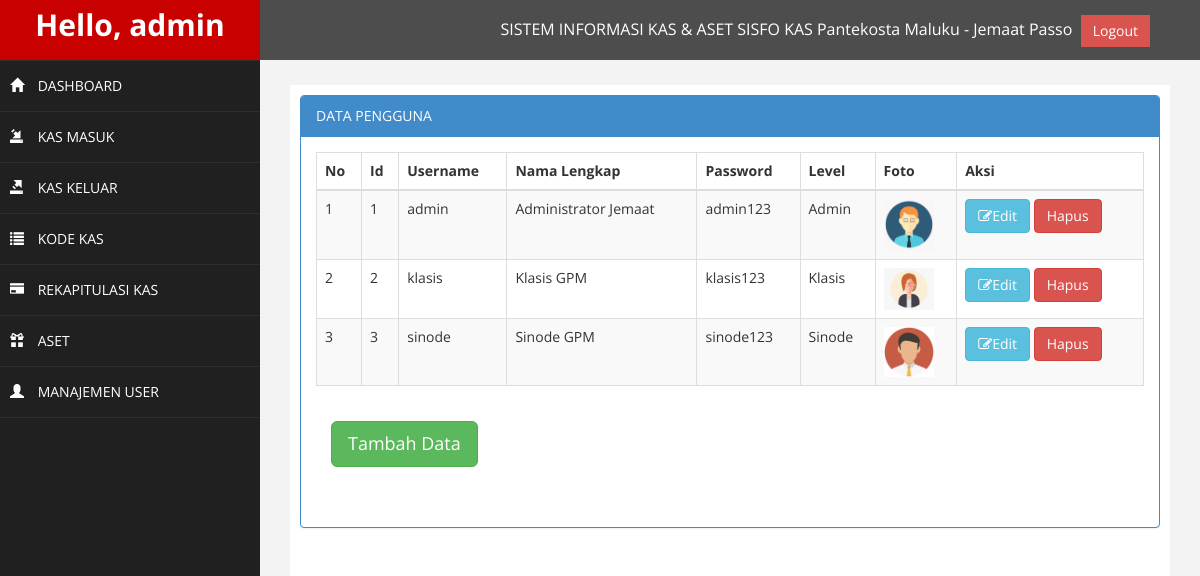
The app's page /halaman_admin.php?page=user (signed in) with its own data.
### tables this page shows
CREATE TABLE `tuser` (
  `id` int(11) NOT NULL,
  `username` varchar(20) NOT NULL,
  `nama_lengkap` varchar(100) NOT NULL,
  `password` varchar(255) NOT NULL,
  `level` enum('Admin','Klasis','Sinode','') NOT NULL,
  `foto` varchar(255) NOT NULL
);

### page/user/user.php (the view, shortened to what this page needs)
<div class="row">
                <div class="col-md-12">
                    <div class="panel panel-primary">
                        <div class="panel-heading">
                             DATA PENGGUNA
                        </div>
                        <div class="panel-body">
                            <div class="table-responsive">
                                <table class="table table-striped table-bordered table-hover" id="dataTables-example">
                                    <thead>
                                        <tr>
                                            <th>No</th>
                                            <th>Id</th>
                                            <th>Username</th>
                                            <th>Nama Lengkap</th>
                                            <th>Password</th>
                                            <th>Level</th>
                                            <th>Foto</th>
                                            <th>Aksi</th>
                                        </tr>
                                    </thead>
                                    <tbody>
                                        <?php
                                        $no = 1;
                                        $sql = $koneksi-> query("select * from tuser");
                                        while ($data=$sql-> fetch_assoc()){
                                        ?>
                                        <tr class="odd gradeX">
                                            <td><?php echo $no++ ?></td>
                                            <td><?php echo $data['id']; ?></td>
                                            <td><?php echo $data['username']; ?></td>
                                            <td><?php echo $data['nama_lengkap']; ?></td>
                                            <td><?php echo $data['password']; ?></td>
                                            <td><?php echo $data['level']; ?></td>
                                            <td><img src="images/<?php echo $data['foto'] ?>" width="50" heigth="50" alt=""></td>
                                            <td>
                                                <a id="edit_data" data-toggle="modal" data-target="#edit" data-id="<?php echo $data['id'] ?>" data-username="<?php echo $data['username'] ?>" data-nama_lengkap="<?php echo $data['nama_lengkap'] ?>"data-password="<?php echo $data['password'] ?>" data-level="<?php echo $data['level'] ?>" data-foto="<?php echo $data['foto'] ?>" class="btn btn-info"><i class="fa fa-edit"></i>Edit</a>
                                                <a onclick="return confirm('Yakin Akan Menghapus Data Ini....????')" href="?page=user&aksi=hapus&id= <?php echo $data['id']; ?>" class="btn btn-danger"><i class="fa fa-trash"></i>Hapus</a>
                                            </td>
                                        </tr>
                                        <?php
                                            }
                                        ?>
                                    </tbody>
                                </table>
                            </div>
                        <div class="panel-body">
                            <button class="btn btn-success btn-lg" data-toggle="modal" data-target="#myModal">
                              Tambah Data
                            </button>
                      <div class="panel-body">
                    </div>
                </div>
</div>

### halaman_admin.php (shortened to what this page needs)
<?PHP
    $koneksi = new mysqli("localhost","root","","kas");
?>
<!DOCTYPE html>
<html xmlns="http://www.w3.org/1999/xhtml">
<head>
    <link href="assets/css/bootstrap.css" rel="stylesheet" />
    <link href="assets/css/font-awesome.css" rel="stylesheet" />
    <link href="assets/css/custom.css" rel="stylesheet" />
</head>
<body>
    <div id="wrapper">
        <nav class="navbar navbar-default navbar-cls-top " role="navigation" style="margin-bottom: 0">
            <div class="navbar-header">
                <a class="navbar-brand" href="halaman_admin.php">Hello, <b><?= $_SESSION['username'] ?></b></a>
            </div>
  <div style="color: white;
padding: 15px 50px 5px 50px;
float: right;
font-size: 16px;"> SISTEM INFORMASI KAS & ASET SISFO KAS Pantekosta Maluku - Jemaat Passo&nbsp;
<a href="logout.php" class="btn btn-danger square-btn-adjust">Logout</a> </div>
        </nav>
                <nav class="navbar-default navbar-side" role="navigation">
            <div class="sidebar-collapse">
                <ul class="nav" id="main-menu">
                    <li>
                        <a  href="halaman_admin.php"><i class="glyphicon glyphicon-home"></i> DASHBOARD</a>
                    </li>
                    <li>
                        <a  href="?page=masuk"><i class="glyphicon glyphicon-import"></i> KAS MASUK</a>
                    </li>
                    <li>
                        <a  href="?page=keluar"><i class="glyphicon glyphicon-export"></i> KAS KELUAR</a>
                    </li>
                    <li>
                        <a  href="?page=kode_kas"><i class="glyphicon glyphicon-list"></i> KODE KAS</a>
                    </li>
                    <li>
                        <a  href="?page=rekap"><i class="glyphicon glyphicon-credit-card"></i> REKAPITULASI KAS</a>
                    </li>
                    <li>
                        <a  href="?page=aset"><i class="glyphicon glyphicon-gift"></i> ASET</a>
                    </li>
                    <li>
                        <a  href="?page=user"><i class="glyphicon glyphicon-user"></i> MANAJEMEN USER</a>
                    </li>
                </ul>
            </div>
        </nav>
        <div id="page-wrapper" >
            <div id="page-inner">
                <div class="row">
                    <div class="col-md-12">
                        <?php
                            $page = $_GET['page'];
                            $aksi = $_GET['aksi'];
                            if ($page == "masuk"){
                                if ($aksi == "") {
                                    include "page/kas_masuk/masuk.php";
                                }
                                if ($aksi == "hapus") {
                                    include "page/kas_masuk/hapus.php";
                                }
                            }
                            elseif ($page == "rekap"){
                                if ($aksi == "") {
                                    include "page/rekap/rekap.php";
                                }
                            }elseif ($page == "user"){
                                if ($aksi == "") {
                                    include "page/user/user.php";
                                }
                            }elseif ($page == ""){
                                    include "home.php";
                            }
                        ?>
                    </div>
                </div>
    </div>
            </div>
        </div>
</body>
</html>

### assets/css/custom.css (style rules this page uses)
body { font-family: 'Open Sans', sans-serif; }
#wrapper { width: 100%; background:#202020; }
#page-wrapper { padding: 15px 15px; min-height: 600px; background:#F3F3F3; }
#page-inner { width:100%; margin:10px 20px 10px 0px; background-color:#fff!important; padding:10px; min-height:1200px; }
.square-btn-adjust { border: 0px solid transparent; -webkit-border-radius: 0px; -moz-border-radius: 0px; border-radius: 0px; }
.navbar-cls-top .navbar-brand { color: #fff; background: #C90000; width: 260px; text-align: center; height: 60px; font-size: 30px; font-weight: 700; }
.sidebar-collapse , .sidebar-collapse .nav { background:none; }
.sidebar-collapse .nav { padding:0; }
.sidebar-collapse .nav > li > a { color:#fff; background:#202020; text-shadow:none; }
.sidebar-collapse > .nav > li > a { padding:15px 10px; }
.sidebar-collapse > .nav > li { border-bottom: 1px solid rgba(107, 108, 109, 0.19); }
.navbar-side { border:none; background-color: #202020; }
.navbar-cls-top { background:#4D4D4D; border-bottom:none; }
.navbar-default { border:0px solid black; }
.navbar-header { background: #A70303; }
.nav > li > a > i { margin-right:10px; }
@media (min-width:768px) { #page-wrapper { margin: 0 0 0 260px; padding: 15px 30px; min-height: 1200px; } }
@media (min-width:768px) { .navbar-side { z-index: 1; position: absolute; width: 260px; } }
@media (min-width:768px) { .navbar { border-radius: 0px; } }

### records on screen
tuser: id "1", username "admin", nama_lengkap "Administrator Jemaat", password "admin123", level "Admin", foto (picture)
tuser: id "2", username "klasis", nama_lengkap "Klasis GPM", password "klasis123", level "Klasis", foto (picture)
tuser: id "3", username "sinode", nama_lengkap "Sinode GPM", password "sinode123", level "Sinode", foto (picture)

### other values on screen
$_SESSION['username'] "admin"
